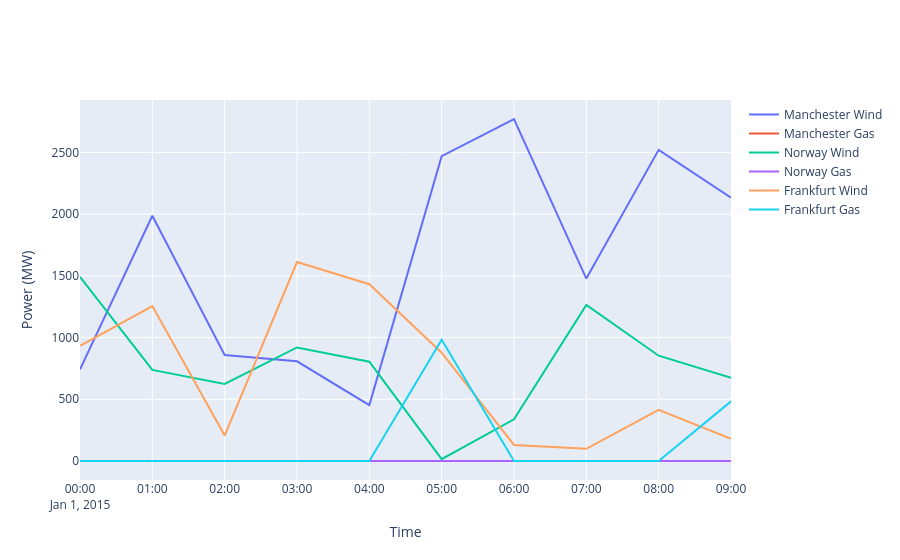
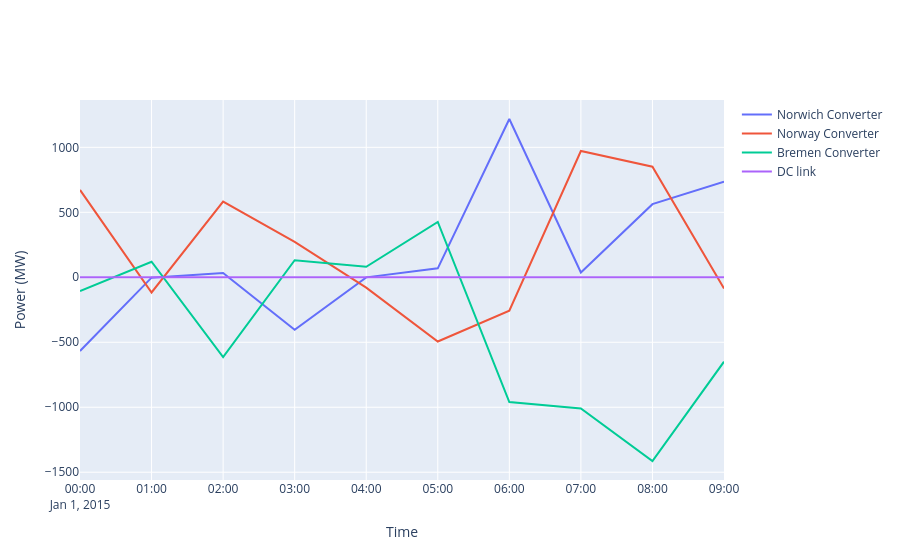

Write notebook code for charts like these, in order.
### Code cell
'''
Update 5:
Type: This should be an additional option under the dropdown Component Type with the name "Custom plots"
the user adds the figure objects as a list (in this case its called figures). Each plot title is used as the plot name in the data type dropdown

plot = html_network(network, file_name = 'ac_dc.html', explore = True, custom_plots = figures)

'''

# Custom Plot Example

import plotly.graph_objects as go

fig = go.Figure()
for col in network.generators_t.p.columns:
    fig.add_trace(go.Scatter(
        x=network.generators_t.p.index,
        y=network.generators_t.p[col],
        mode='lines',
        name=col
    ))
fig.add_t
fig.update_layout(title='Other Output',xaxis_title='Time', yaxis_title='Power (MW)')
fig.show()

fig1 = go.Figure()
for col in network.links_t.p0.columns:
    fig1.add_trace(go.Scatter(
        x=network.links_t.p0.index,
        y=network.links_t.p0[col],
        mode='lines',
        name=col
    ))
fig1.update_layout(title='Generator Power Output',xaxis_title='Time', yaxis_title='Power (MW)')
fig1.show()

figures = [fig, fig1]
